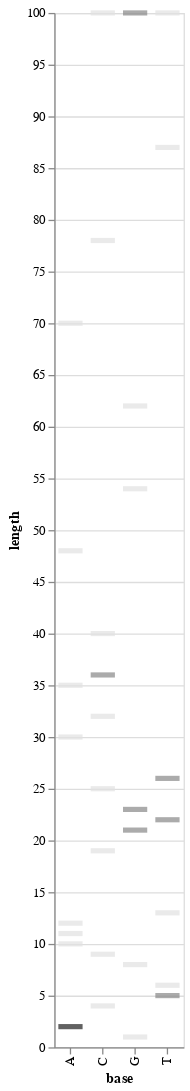

Notebook cell for this chart:
### Markdown cell above
The following chart is created using the `alt.Chart()` function and passing the data as an argument. The `mark_tick()` function is used to create a tick chart with a thickness of 4 pixels.

The chart is encoded with two main axis:

- y-axis which represents the length of the data and it is encoded by the `'length'` field of the data.
- x-axis which represents the base of the data and it is encoded by the `'base'` field of the data.
The chart also encodes a color, it encodes the `'count'` field of the data and it sets the legend to `None` and it uses the `'greys'` scale from the Altair library.

Finally, the chart properties are set to a width of 100 pixels and a height of 800 pixels.

### Code cell
import altair as alt
alt.Chart(sequences_grouped_by_length).mark_tick(thickness=4).encode(
    y = alt.Y('length:Q'),
    x = alt.X('base'),
    color=alt.Color('count:Q',legend=None,
                    scale=alt.Scale(scheme="greys"))
).properties(
    width=100,
    height=800)

### Figure 1 — Vega-Lite specification as saved in the notebook (floating-point values rounded to 4 significant figures)
{"config": {"view": {"continuousWidth": 300, "continuousHeight": 300}}, "data": {"name": "data-99c7315d0b1235190796f0bf161261e0"}, "mark": {"type": "tick", "thickness": 4}, "encoding": {"color": {"field": "count", "legend": null, "scale": {"scheme": "greys"}, "type": "quantitative"}, "x": {"field": "base", "type": "nominal"}, "y": {"field": "length", "type": "quantitative"}}, "height": 800, "width": 100, "$schema": "https://vega.github.io/schema/vega-lite/v5.20.1.json", "datasets": {"data-99c7315d0b1235190796f0bf161261e0": [{"base": "A", "length": 2, "count": 3}, {"base": "A", "length": 10, "count": 1}, {"base": "A", "length": 11, "count": 1}, {"base": "A", "length": 12, "count": 1}, {"base": "A", "length": 30, "count": 1}, {"base": "A", "length": 35, "count": 1}, {"base": "A", "length": 48, "count": 1}, {"base": "A", "length": 70, "count": 1}, {"base": "C", "length": 4, "count": 1}, {"base": "C", "length": 9, "count": 1}, {"base": "C", "length": 19, "count": 1}, {"base": "C", "length": 25, "count": 1}, {"base": "C", "length": 32, "count": 1}, {"base": "C", "length": 36, "count": 2}, {"base": "C", "length": 40, "count": 1}, {"base": "C", "length": 78, "count": 1}, {"base": "C", "length": 100, "count": 1}, {"base": "G", "length": 1, "count": 1}, {"base": "G", "length": 8, "count": 1}, {"base": "G", "length": 21, "count": 2}, {"base": "G", "length": 23, "count": 2}, {"base": "G", "length": 54, "count": 1}, {"base": "G", "length": 62, "count": 1}, {"base": "G", "length": 100, "count": 2}, {"base": "T", "length": 5, "count": 2}, {"base": "T", "length": 6, "count": 1}, {"base": "T", "length": 13, "count": 1}, {"base": "T", "length": 22, "count": 2}, {"base": "T", "length": 26, "count": 2}, {"base": "T", "length": 87, "count": 1}, {"base": "T", "length": 100, "count": 1}]}}
